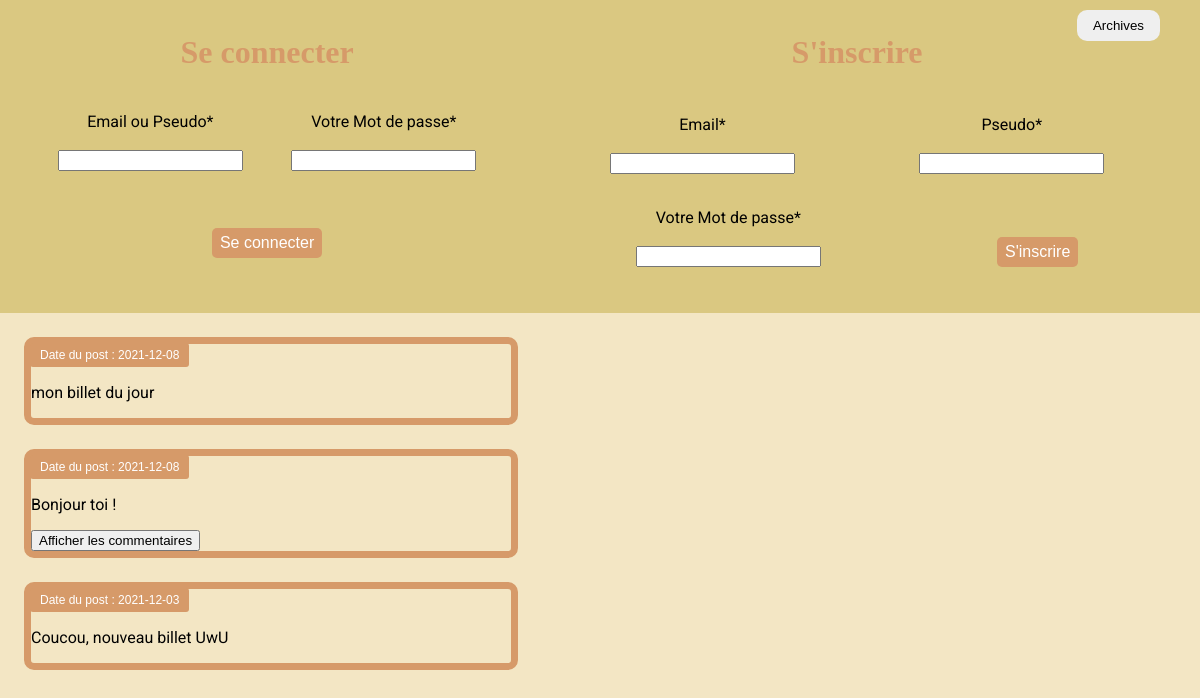
The page / on the database its author committed.
### tables this page shows
CREATE TABLE `billet` (
  `id_billet` int(50) NOT NULL,
  `date_billet` date NOT NULL,
  `contenu_billet` text NOT NULL
);

### model.php (the view, shortened to what this page needs)
<?php
function connect(){
    $db= new PDO ('mysql:host=localhost;dbname=tpfinal;port3306;charset=utf8','root', '', array( PDO::ATTR_ERRMODE => PDO::ERRMODE_EXCEPTION,PDO::MYSQL_ATTR_INIT_COMMAND => "SET NAMES utf8"));
    return $db;
}
function afficheAllBillets(){
    $db = connect();
    $req="SELECT * FROM billet ORDER BY id_billet DESC LIMIT 3";
    $stmt=$db->prepare($req);
    $stmt->execute();
    $result=$stmt->fetchall(PDO::FETCH_ASSOC);
    foreach($result as $row){
        echo "<div class='billet'><h3>Date du post : {$row["date_billet"]}</h3><p>{$row["contenu_billet"]}</p>";
                ?>
                <?php
            afficheCommentaire($row["id_billet"], "index.php");
        echo "</div>";
    }
}
            ?>
            <?php
function afficheCommentaire($id, $action){
    $db = connect();
    $req="SELECT * FROM commentaire, utilisateur WHERE ext_billet=? AND ext_utilisateur=id ORDER BY id_com DESC";
    $stmt=$db->prepare($req);
    $stmt -> bindValue(1, $id, PDO::PARAM_INT);
    $stmt->execute();
    $result=$stmt->fetchall(PDO::FETCH_ASSOC);
    if($result != NULL){
        echo "<button id='affiche_com'>Afficher les commentaires</button><ul class='commentaire'>";
        echo "</ul>";
    }
}
?>

### style.css (style rules this page uses)
body { margin: 0; font-family: 'Roboto', sans-serif; background-color: #f3e6c4; }
div { margin: 2%; }
.billet { border: 7px #d69a69 solid; border-radius: 10px; width: 40%; padding: 0; }
h3 { font-size: 0.75rem; color: white; margin-top: -1px; margin-left: -1px; background-color: #d69a69; padding: 5px 10px 5px 10px; width: fit-content; border-radius: 3px; width: -moz-fit-content; font-family: 'Poppins', sans-serif; font-weight: 500; }

### rows shown on the page
billet: date_billet "2021-12-08", contenu_billet "mon billet du jour"
billet: date_billet "2021-12-08", contenu_billet "Bonjour toi !"
billet: date_billet "2021-12-03", contenu_billet "Coucou, nouveau billet UwU"
